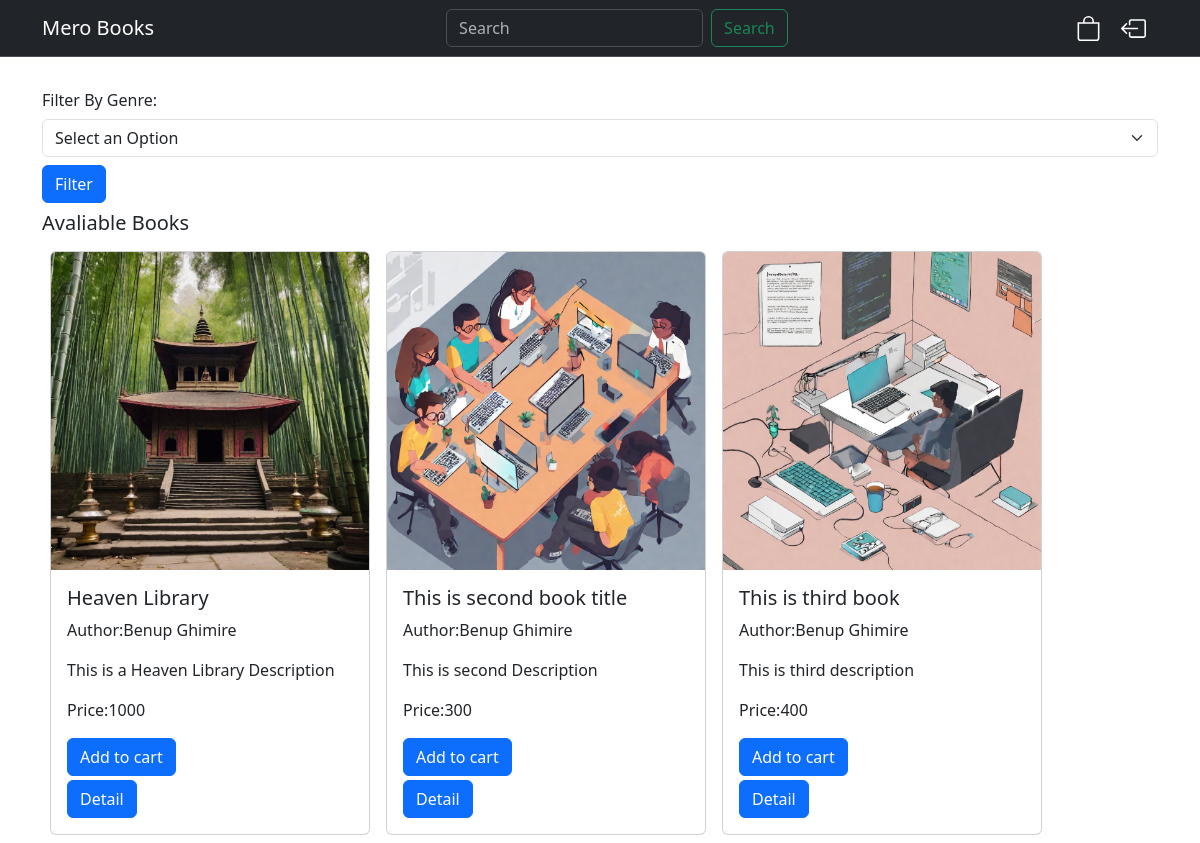
Before: / (signed in) with the older database file.
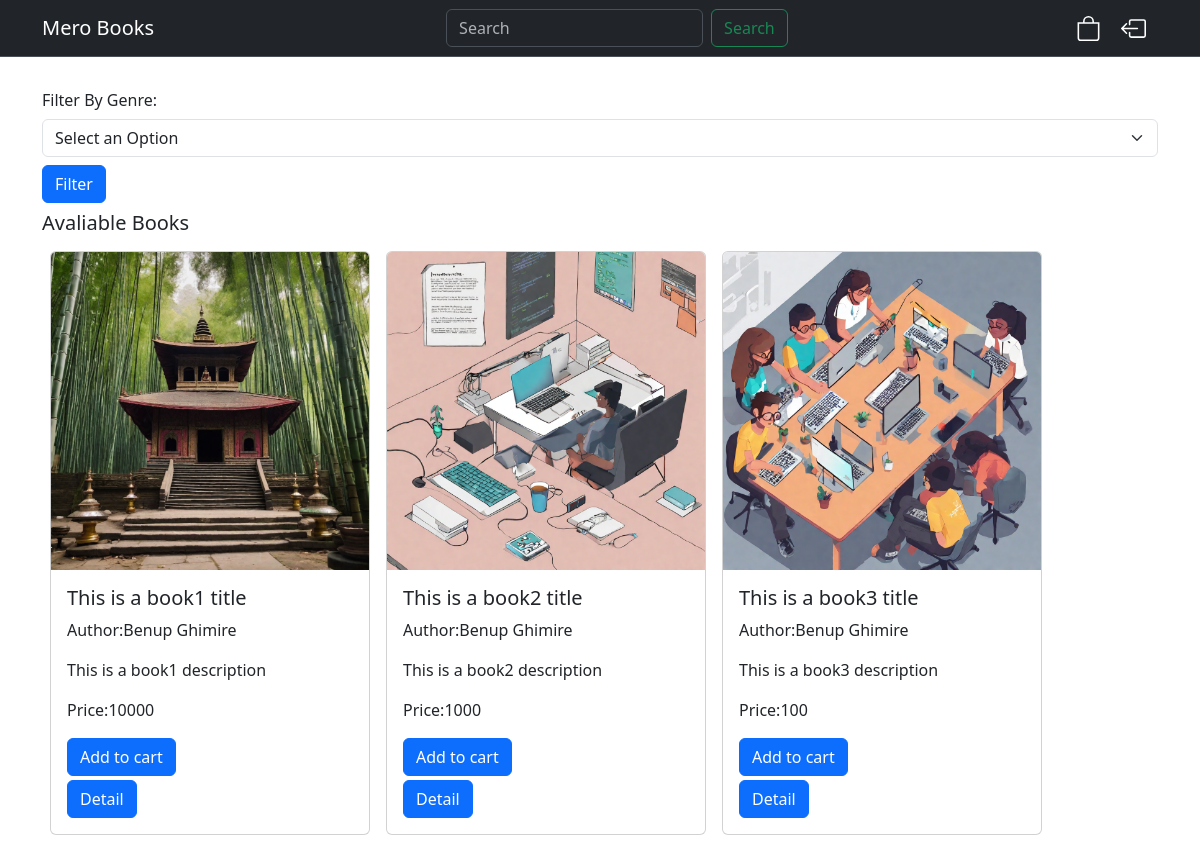
After: the same page with the newer database file.
### store/models.py (models this page shows, shortened)
class Book(models.Model):
    title=models.CharField(max_length=100)
    author=models.ForeignKey(Author,on_delete=models.CASCADE)
    genre=models.ForeignKey(Genre,on_delete=models.CASCADE)
    price=models.IntegerField()
    description=models.TextField()
    book_image=models.ImageField()

class Author(models.Model):
    name=models.CharField(max_length=50)
    def __str__(self) -> str:
        return self.name

### store/views.py (the view, shortened to what this page needs)
# urls.py: path('',HomeView.as_view(),name="home"),
@method_decorator(login_required(login_url='store:login'),name="dispatch")
class HomeView(View):
    def get(self,request):
        genre_id = request.GET.get('genre')
        book_val=request.GET.get('searckBook')
        if genre_id is None and book_val is None:
            books=Book.objects.all()
        elif genre_id is not None:
            books = Book.objects.filter(genre_id=genre_id)
        else:
            books = Book.objects.filter(title__icontains=book_val)
        genre=Genre.objects.all()
        return render(request,'store/home.html',{'books':books,'genre':genre,'messages':''})

### store/customauth.py (called while the page is built)
    def get_user(self, user_id):
        try:
            return User.objects.get(pk=user_id)
        except User.DoesNotExist:
            return None

### store/templates/store/home.html (shortened to what this page needs)
{% extends 'index.html' %}
{% block content %}
{% include 'storenavbar.html' %}
<div class="container mt-4">
    <form action="{% url 'store:home' %}" method="get">
        <div class="form-group">
            <label for="genre" class="col-form-label">Filter By Genre:</label>
            <select class="form-select" name="genre" id="genre" required>
                <option value="" hidden selected disabled>Select an Option</option>
            </select>
        </div>
        <input type="submit" value="Filter" class="btn btn-primary my-2">
    </form>
    <h5>Avaliable Books</h5>
    <div class="row">
        <div class="col d-lg-flex d-md-flex flex-wrap d-block">
            {% for book in books %}
                <div class="card my-2 mx-lg-2 mx-md-2" style="width: 20rem;">
                    <img src="{{book.book_image.url}}" class="card-img-top" alt="{{book.title}}">
                    <div class="card-body">
                    <h5 class="card-title">{{book.title}}</h5>
                    <p class="card-text">Author:{{book.author}}</p>
                    <p class="card-text">{{book.description}}</p>
                    <p class="card-text">Price:{{book.price}}</p>
                    <form method="post" action="{% url 'store:home' %}">
                        <input type="submit" class="btn btn-primary" value="Add to cart">
                    </form>
                    <button class="btn btn-primary mt-1"><a href="{% url 'store:bookdetail' book.id %}" class="text-decoration-none text-white">Detail</a></button>
                    </div>
                </div>
            {% endfor %}
        </div>
    </div>
</div>
{% endblock %}

### templates/index.html (shortened to what this page needs)
<!DOCTYPE html>
<html lang="en">
<head>
    <link href="https://cdn.jsdelivr.net/npm/bootstrap@5.3.2/dist/css/bootstrap.min.css" rel="stylesheet">
</head>
<body>
    {% block content %}
    {% endblock %}
</body>
</html>

### templates/storenavbar.html (shortened to what this page needs)
<nav class="navbar bg-dark border-bottom border-body" data-bs-theme="dark">
    <div class="container">
        <a class="navbar-brand" href="{% url 'store:home' %}">Mero Books</a>
          <form class="d-flex" role="search" method="get" action="{% url 'store:home' %}">
            <input class="form-control me-2" type="search" name="searckBook" placeholder="Search" aria-label="Search">
            <button class="btn btn-outline-success" type="submit">Search</button>
          </form>
          <div class="p-1">
            <a href="{% url 'store:cart' %}" class="d-inline-block mx-2"><svg xmlns="http://www.w3.org/2000/svg" width="25" height="25" fill="white" class="bi bi-bag" viewBox="0 0 16 16">
              <path d="M8 1a2.5 2.5 0 0 1 2.5 2.5V4h-5v-.5A2.5 2.5 0 0 1 8 1m3.5 3v-.5a3.5 3.5 0 1 0-7 0V4H1v10a2 2 0 0 0 2 2h10a2 2 0 0 0 2-2V4zM2 5h12v9a1 1 0 0 1-1 1H3a1 1 0 0 1-1-1z"/>
            </svg></a>
            <a href="{% url 'store:logout' %}" class="d-inline-block mx-2"></a>
          </div>
      </div>
</nav>

Changed rows visible on the page:
changed Book: title "Heaven Library" → "This is a book1 title"; description "This is a Heaven Library Description" → "This is a book1 description"; price "1000" → "10000"
changed Book: book_image: a different picture; title "This is second book title" → "This is a book2 title"; description "This is second Description" → "This is a book2 description"; price "300" → "1000"
changed Book: book_image: a different picture; title "This is third book" → "This is a book3 title"; description "This is third description" → "This is a book3 description"; price "400" → "100"
